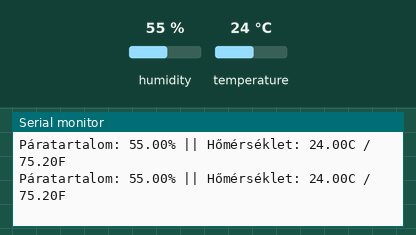
Simulated run of this sketch. Board: Arduino Uno, built with avr-gcc and run on an emulated ATmega328P. Parts: the last lines printed to the serial monitor. Inputs (shaded band) come from the test bench; at power-on: humidity 55 %, temperature 24 °C.

Above: at 2.8 s.
2.9 s: humidity set to 22 %
At 4.8 s:
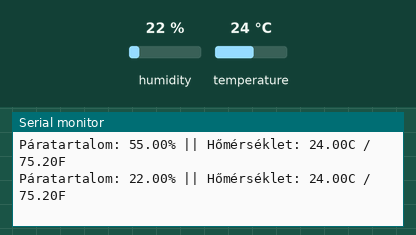
5.6 s: temperature set to 12 °C
At 6.8 s:
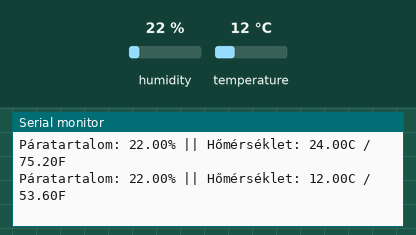
8.3 s: humidity set to 40 %
At 9.5 s:
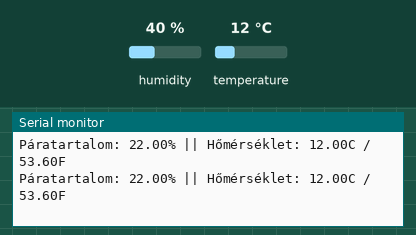
Timing chart, 0 to 11.3 s (numbered marks = the images above; inputs shaded):
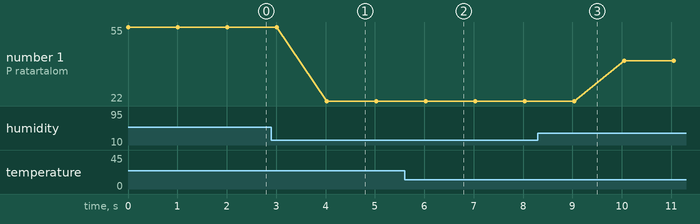

Measured:
- after the input at 2.9 s, the serial monitor: prints a new line after 1.1 s (image 1)
- after the input at 5.6 s, the serial monitor: prints a new line after 0.43 s (image 2)
- plotted number 1: 55 → 22 after the input at 2.9 s, 22 → 40 after the input at 8.3 s

The sketch:

probahomero.ino
```cpp
#include "DHT.h"
#define DHTPIN 4
#define DHTTYPE DHT22

DHT dht(DHTPIN,DHTTYPE);

void setup()
{
    Serial.begin(9600);
    dht.begin();
}

void loop()
{
  float h = dht.readHumidity();
  float tc = dht.readTemperature();
  float tf = dht.readTemperature(true); //nem szükséges
  if (isnan(h) || isnan(tc) || isnan(tf)){
    Serial.println("Nem tudok mérni,");
    delay(1000);
  } else {
    Serial.print("Páratartalom: ");
    Serial.print(h);
    Serial.print("%");
    Serial.print(" || ");
    Serial.print("Hőmérséklet: ");
    Serial.print(tc);
    Serial.print("C / ");
    Serial.print(tf);
    Serial.println("F");
    delay(1000);
  }
}
```
